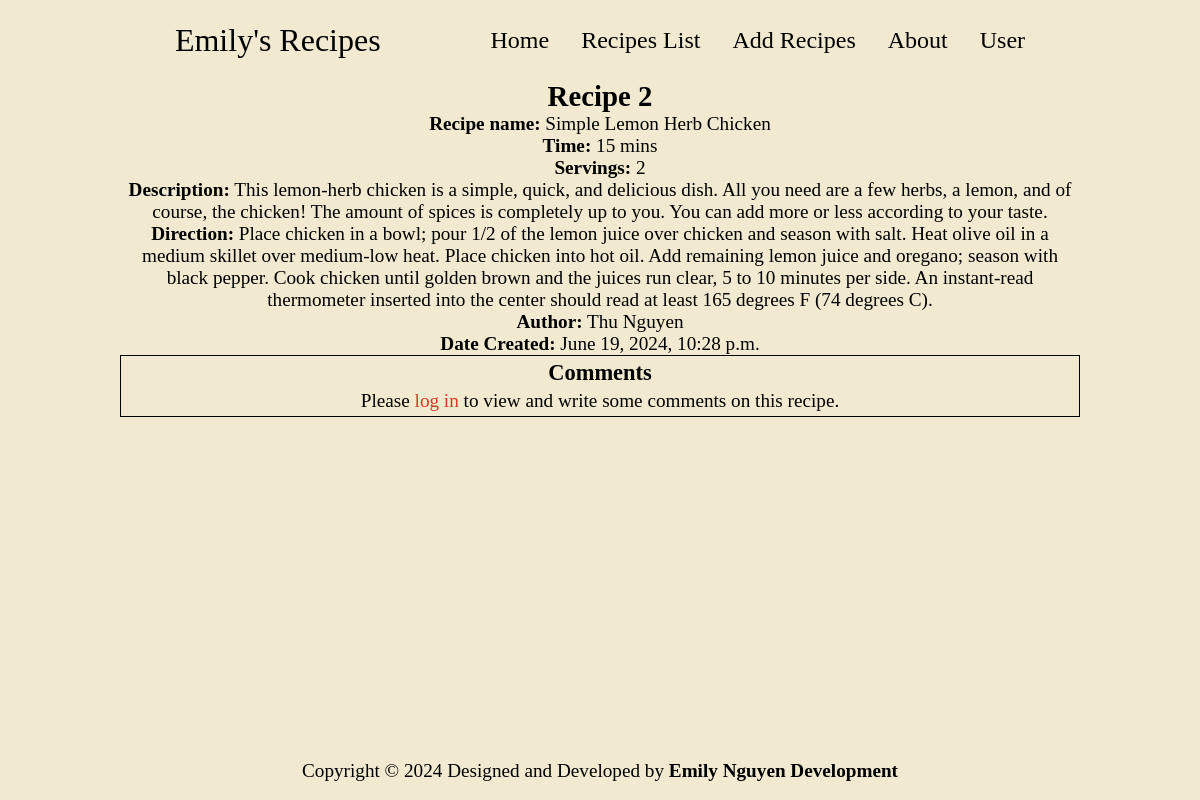
Page /recipes/2 on the committed database.
### recipes/models.py (models this page shows, shortened)
class Recipe(models.Model):
    name = models.CharField(max_length=64)
    time = models.IntegerField()
    servings = models.IntegerField()
    description = models.TextField()
    direction = models.TextField()
    author = models.ForeignKey(CustomUser, on_delete=models.CASCADE, related_name="recipes", null=True)
    ingredients = models.ManyToManyField(Ingredient, related_name="ingredients")
    date_created = models.DateTimeField(auto_now_add=True)
    date_updated = models.DateTimeField(auto_now=True)
    is_featured = models.BooleanField(default=False)

### users/models.py (models this page shows, shortened)
class CustomUser(AbstractBaseUser, PermissionsMixin):
    first = models.CharField(max_length=64, default="")
    last = models.CharField(max_length=64,  default="")
    username = models.CharField(max_length=64, default="", unique=True)
    email = models.EmailField(default="", unique=True)
    is_superuser = models.BooleanField(default=False)
    is_staff = models.BooleanField(default=False)
    date_created = models.DateTimeField(auto_now_add=True)
    last_login = models.DateTimeField(blank=True, null=True)
    objects = CustomUserManager()
    USERNAME_FIELD = "username"
    EMAIL_FIELD = "email"
    REQUIRED_FIELDS = ["email"]
    class Meta:
        verbose_name = 'User'
        verbose_name_plural = 'Users'
    def get_full_name(self):
        return f'{self.first} {self.last}'

### recipes/views.py (the view)
# urls.py: path('<int:recipe_id>', views.singleRecipe, name='recipe'),
def singleRecipe(request, recipe_id):
    recipe = Recipe.objects.get(pk=recipe_id)
    comments = Comment.objects.filter(recipe=recipe)
    return render(request, 'recipes/recipe.html',{
        'recipe': recipe,
        'comments': comments,
        'recipe_id': recipe_id,
    })

### recipes/templates/recipes/recipe.html (shortened to what this page needs)
{% extends "recipes/layout.html" %} {% load static %} {% block body %}
<section class="recipe">
  <h1>Recipe {{recipe.id}}</h1>
  <ul>
    <li><strong>Recipe name:</strong> {{recipe.name}}</li>
    <li><strong>Time:</strong> {{recipe.time}} mins</li>
    <li><strong>Servings:</strong> {{recipe.servings}}</li>
    <li><strong>Description:</strong> {{recipe.description}}</li>
    <li><strong>Direction:</strong> {{recipe.direction}}</li>
    <li><strong>Author:</strong> {{recipe.author.get_full_name}}</li>
    <li><strong>Date Created:</strong> {{recipe.date_created}}</li>
  </ul>
</section>
<section class="comments-container">
    <h3>Comments</h3>
  {% if user.is_authenticated %}
  <form action="{% url "recipes:addCmt" recipe_id=recipe.id %}" method="POST">
    {% csrf_token %}
    <input type="hidden" name="recipe_id" value={{recipe.id}}>
    <textarea name="new-comment" placeholder="What do you think about this recipe?" required></textarea>
    <input class="btn" type="submit" value="Post">
  </form>
  {% comment %} Show comments to the page {% endcomment %}
  {% for comment in comments %}
  <div class="comment-card">
    <p>{{comment.content}} by {{comment.author.get_full_name}}</p>
    <form action="{% url 'recipes:delCmt' comment_id=comment.id recipe_id=recipe.id %}" method="POST">
      {% csrf_token %}
      <button class="btn" onclick="return confirm('Are you sure you want to delete this comment?');">Delete</button>
    </form>
    <button class="btn" type="submit" >Reply</button>
  </div>
  {% endfor %}
  <div id="comments"></div>
  {% comment %} <script src="{% static 'react/babel.min.js' %}"></script>
  <script src="{% static 'react/react.development.js' %}"></script>
  <script src="{% static 'react/react-dom.development.js' %}"></script>
   {% endcomment %}
  {% else %}
  <div>Please <a class="login-text" href="/users">log in</a> to view and write some comments on this recipe.</div>
  {% endif %}
</section>
{% endblock %}

### static/styles/style.css (style rules this page uses)
* { margin: 0; padding: 0; }
body { min-height: 100vh; background-color: rgba(236, 227, 191, 0.726); color: black; font-size: 1.2rem; display: flex; flex-direction: column; width: 80%; margin: 0 auto; }
a { color: #000; text-decoration: none; text-decoration-color: white; }
a, .btn { transition: all 300ms ease; }
.login-text { color: #d43a26; }

### recipes/static/recipes/styles/style.css (style rules this page uses)
.recipe li { list-style-type: none; }
.comments-container { border: #000 1px solid; }
.comments-container > * { margin: 4px; }

### rows in the picture
Recipe: id "2", name "Simple Lemon Herb Chicken", time "15", servings "2", description "This lemon-herb chicken is a simple, quick, and delicious dish. All you need are a few herbs, a lemon, and of course, the chicken! The amount of spices is completely up to you. You can add more or less according to your taste.", direction "Place chicken in a bowl; pour 1/2 of the lemon juice over chicken and season with salt. Heat olive oil in a medium skillet over medium-low heat. Place chicken into hot oil. Add remaining lemon juice and oregano; season with black pepper. Cook chicken until golden brown and the juices run clear, 5 to 10 minutes per side. An instant-read thermometer inserted into the center should read at least 165 degrees F (74 degrees C).", author.get_full_name "Thu Nguyen", date_created "June 19, 2024, 10:28 p.m."
